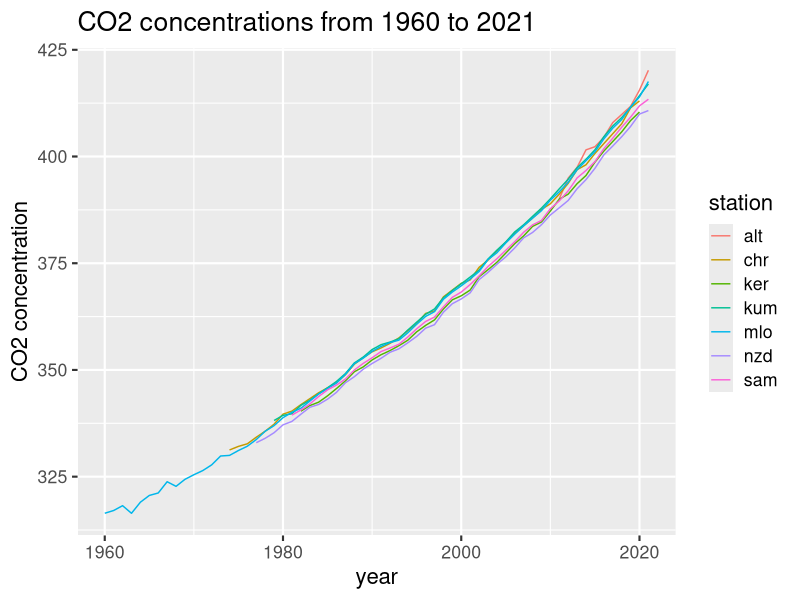
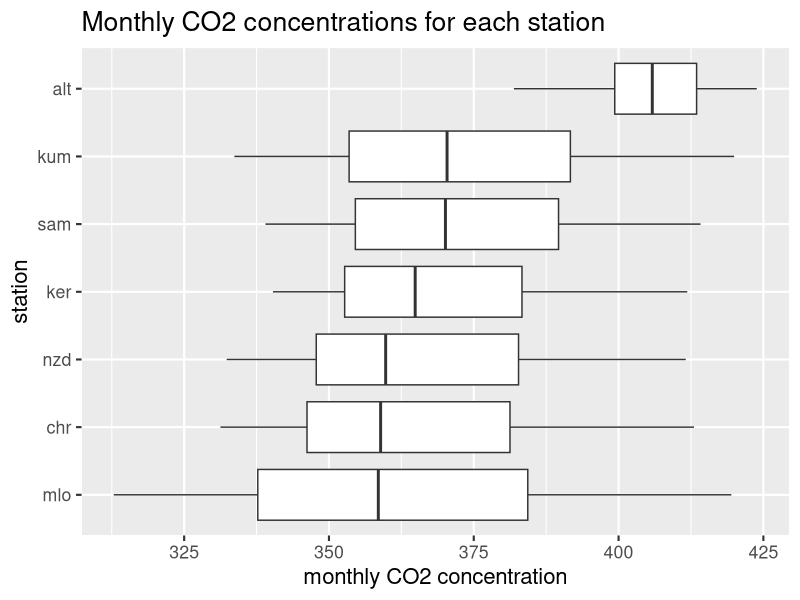
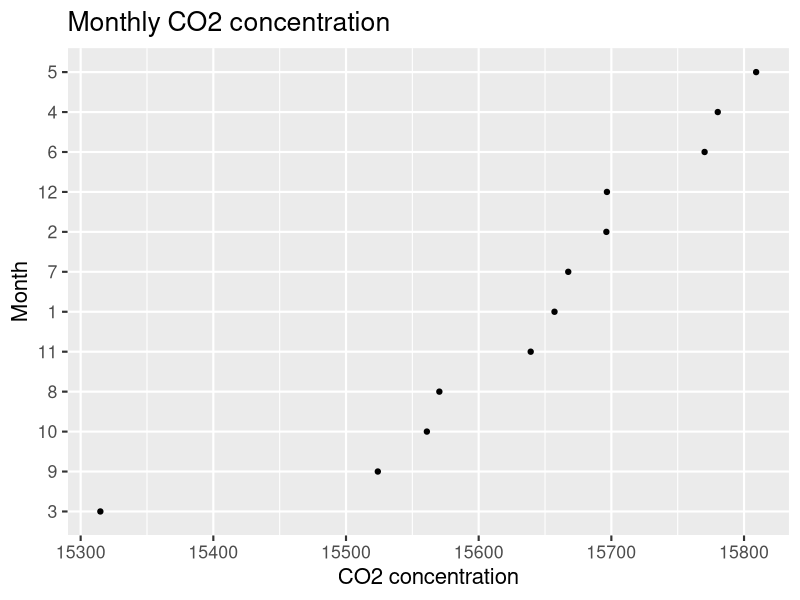
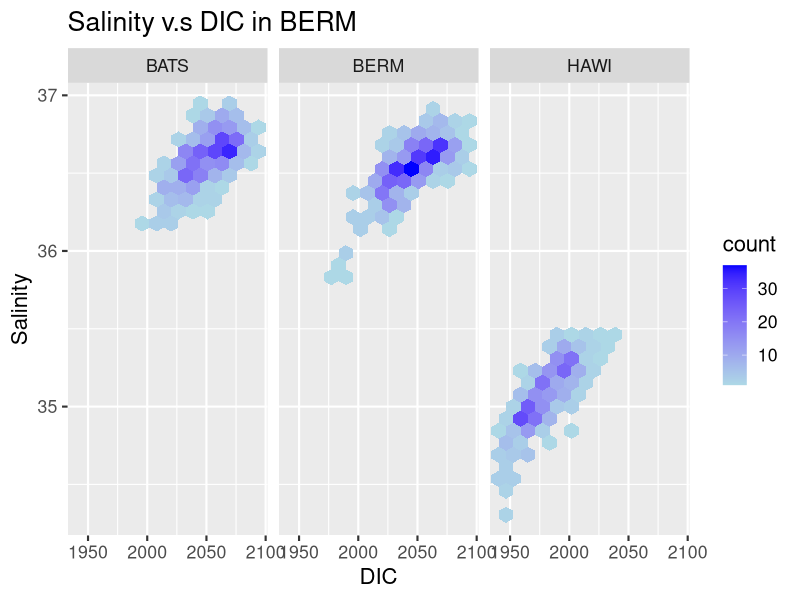
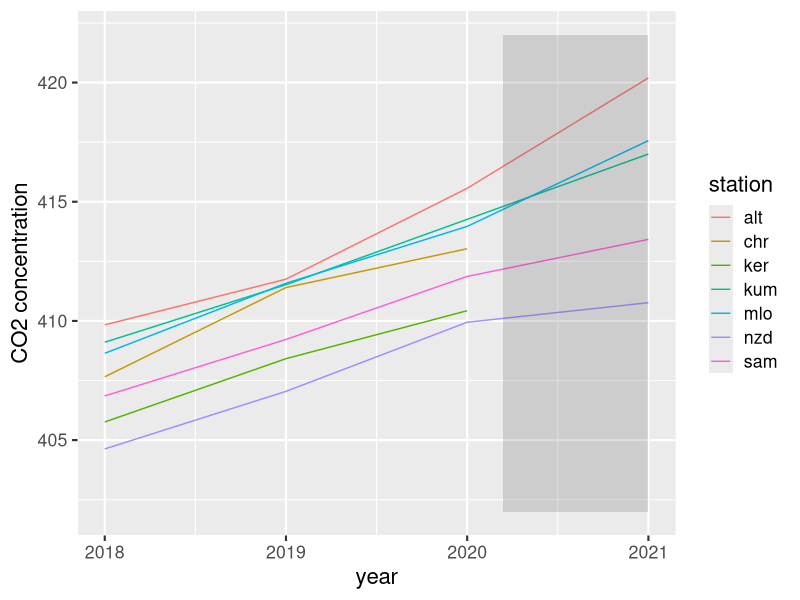

Here is the R script that generated these plots, in order:
## ---- chunk 1
library(ggplot2)

yearly_co2_tidy = read.csv("./data/yearly_co2_tidy.csv")
ggplot(data = na.omit(yearly_co2_tidy), aes(x = Yr, y = CO2_concentration, color = station)) +
  geom_line() +
  ggtitle("CO2 concentrations from 1960 to 2021") +
  labs(x = "year", y = "CO2 concentration") + 
  theme_grey(16)
## ---- chunk 2
library(tidyverse)
monthly_co2 <- read.csv("./data/monthly_flask_co2.csv")
monthly_co2_tidy <- monthly_co2 %>%
  pivot_longer(cols = -c(Yr,Mn), names_to = "station", 
               values_to = "CO2_concentration")
ggplot(monthly_co2_tidy, aes(x=fct_reorder(station,CO2_concentration,na.rm=TRUE), y=CO2_concentration)) +
  geom_boxplot() +
  coord_flip() +
  ggtitle("Monthly CO2 concentrations for each station") +
  labs(x = "station", y = "monthly CO2 concentration") + 
  theme_grey(16)
## ---- chunk 3
monthly_co2_tidy %>% filter(Yr > 2000) %>% 
  filter(Yr < 2021) %>% filter(station %in% c('mlo', 'kum')) %>% 
  na.omit() %>% 
  group_by(Mn) %>%
  mutate(n = sum(CO2_concentration)) %>%
  ungroup() %>% 
  select(Mn, n) %>% 
  unique() %>% 
  ggplot(aes(n, reorder(Mn, n))) +
  geom_point() +
  ggtitle("Monthly CO2 concentration") + 
  xlab('CO2 concentration') +
  ylab('Month') + 
  theme_grey(16)
## ---- chunk 4
sw_berm <- read_csv("./data/BERM.csv")
sw_bats <- read_csv("./data/BATS.csv")
sw_hawi <- read_csv("./data/HAWI.csv")
sw_total <- rbind(sw_berm, sw_bats, sw_hawi)
ggplot(sw_total, aes(x=DIC,y=Salinity)) + 
  ggtitle("Salinity v.s DIC in BERM") + 
  facet_wrap(~Station) +
  geom_hex(bins=30) + 
  scale_fill_gradient(low = "lightblue", high = "blue") + 
  theme_grey(16)
## ---- chunk 5
df_covid <- na.omit(yearly_co2_tidy)[260:285,]
ggplot(data = df_covid, aes(x = Yr, y = CO2_concentration, color = station)) +
  geom_line() +
  annotate("rect", xmin = 2020.2, xmax = 2021, alpha = .2, ymin = 402, ymax = 422) +
  labs(x = "year", y = "CO2 concentration") + 
  theme_grey(16)
